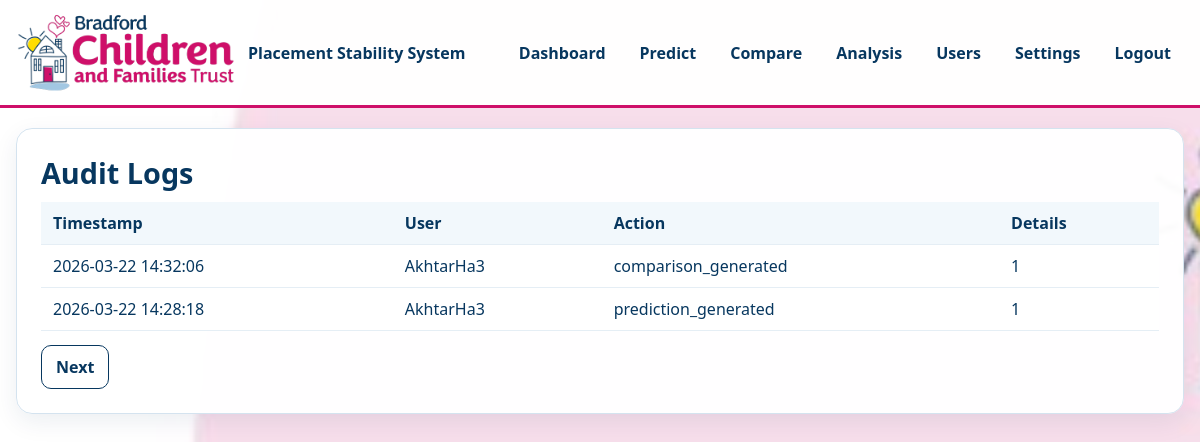
/audit-logs (signed in), run on an earlier commit of the app's database.
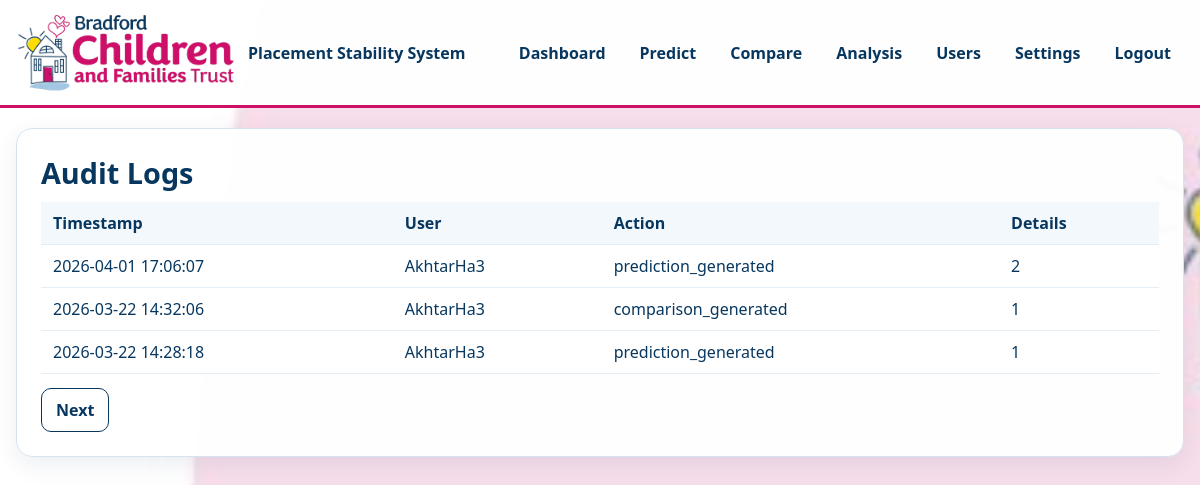
And on a later commit of the database.
### tables this page shows
CREATE TABLE audit_logs (
        id INTEGER PRIMARY KEY AUTOINCREMENT,
        user_id INTEGER,
        action TEXT NOT NULL,
        details TEXT,
        timestamp TIMESTAMP DEFAULT CURRENT_TIMESTAMP,
        FOREIGN KEY (user_id) REFERENCES users (id)
    );

CREATE TABLE users (
        id INTEGER PRIMARY KEY AUTOINCREMENT,
        username TEXT UNIQUE NOT NULL,
        email TEXT UNIQUE NOT NULL,
        password_hash TEXT NOT NULL,
        role TEXT NOT NULL DEFAULT 'staff',
        is_active INTEGER DEFAULT 1,
        created_at TIMESTAMP DEFAULT CURRENT_TIMESTAMP,
        last_login TIMESTAMP
    );

### app/routes.py (the view)
@app.route('/audit-logs')
@role_required('admin')
def audit_logs():
    page = request.args.get('page', 1, type=int)
    logs = get_audit_logs_paginated(connection, page, per_page=50)
    return render_template('audit_logs.html', logs=logs)

### app/__init__.py (called while the page is built)
def create_app():
    app = Flask(__name__)
    app.config['SECRET_KEY'] = os.environ.get('SECRET_KEY', 'dev-secret-key-change-in-production')
    app.config['MAX_CONTENT_LENGTH'] = 16 * 1024 * 1024  # 16MB max file size
    csrf.init_app(app)
    login_manager.init_app(app)
    login_manager.login_view = 'app.login'
    login_manager.login_message = 'Please log in to access this page.'
    login_manager.login_message_category = 'info'
    @login_manager.user_loader
    def load_user(user_id):
        from .models import get_user_by_id, create_connection
        db_path = os.path.join(os.path.dirname(__file__), 'static', 'placements.db')
        connection = create_connection(db_path)
        return get_user_by_id(connection, int(user_id))
    from .routes import app as routes_blueprint
    app.register_blueprint(routes_blueprint)
    return app

### app/models.py (called while the page is built)
def create_connection(path):
    connection = None
    try:
        connection = sqlite3.connect(path, check_same_thread=False)
        connection.row_factory = sqlite3.Row  # Enable dict-like access
        print("Connection to SQLite DB successful")
    except Error as e:
        print(f"The error '{e}' occurred")
    return connection

### templates/audit_logs.html (shortened to what this page needs)
{% extends "base.html" %}
{% block content %}
    <section class="panel">
        <h1>Audit Logs</h1>
        <div class="table-wrap">
            <table>
                <thead>
                    <tr>
                        <th>Timestamp</th>
                        <th>User</th>
                        <th>Action</th>
                        <th>Details</th>
                    </tr>
                </thead>
                <tbody>
                    {% for log in logs %}
                        <tr>
                            <td>{{ log.timestamp }}</td>
                            <td>{{ log.username or 'System' }}</td>
                            <td>{{ log.action }}</td>
                            <td>{{ log.details }}</td>
                        </tr>
                    {% else %}
                        <tr><td colspan="4">No audit logs found.</td></tr>
                    {% endfor %}
                </tbody>
            </table>
        </div>
        <div class="actions-row">
            {% set current_page = request.args.get('page', 1, type=int) %}
            <a class="btn" href="{{ url_for('app.audit_logs', page=current_page + 1) }}">Next</a>
        </div>
    </section>
{% endblock %}

What changed in the data, as far as the page shows it:
added audit_logs: timestamp "2026-04-01 17:06:07", username "AkhtarHa3", action "prediction_generated", details "2"
